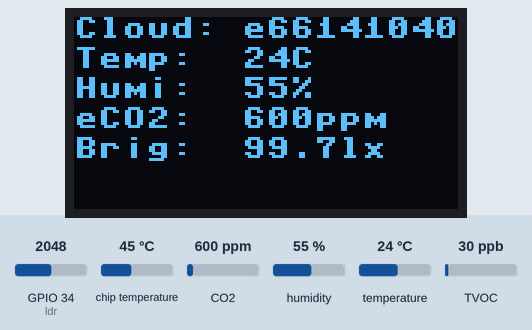
Recording of a program running on a simulated ESP32 board running MicroPython. Shown: 128×64 one-colour display. The inputs (shaded band) are chosen by the test bench; at power-on: humidity 55 %, CO2 600 ppm, GPIO 34 (ldr) = 2048, temperature 24 °C, chip temperature 45 °C, TVOC 30 ppb (analog values on the 0–4095 scale). WiFi joins after 1.5 s; the clock reads 2024-03-15 10:24:30 at power-on unless the program sets it; web requests get an empty 200 reply after 0.4 s; library files of the repository ran but are not shown: ssd1306.py, ccs811.py; what the program prints to the serial console is not drawn.

Above: at 2.8 s.
2.9 s: humidity set to 22 %
At 5.2 s:
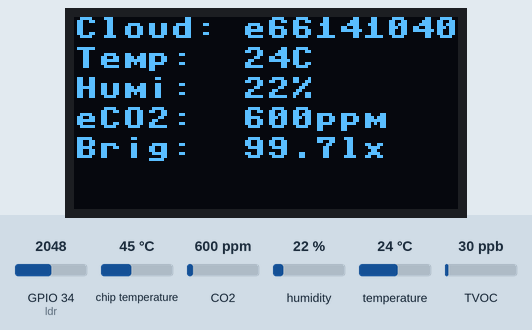
5.7 s: CO2 set to 452 ppm
At 7.4 s:
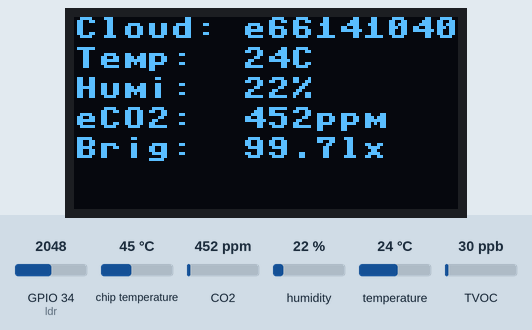
7.8 s: GPIO 34 (ldr) set to 2866
At 9.5 s:
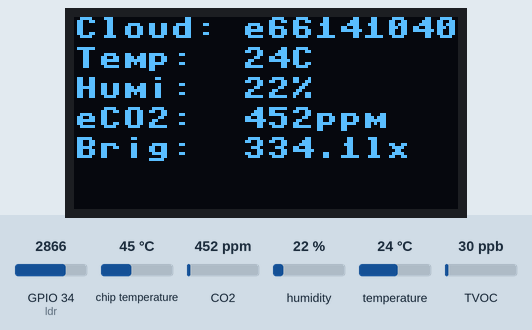
9.8 s: temperature set to 12 °C
At 11.6 s:
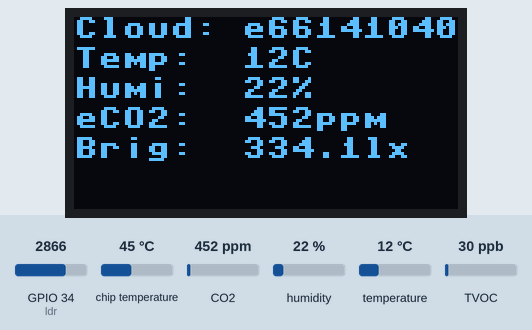
11.9 s: CO2 set to 1050 ppm
At 13.6 s:
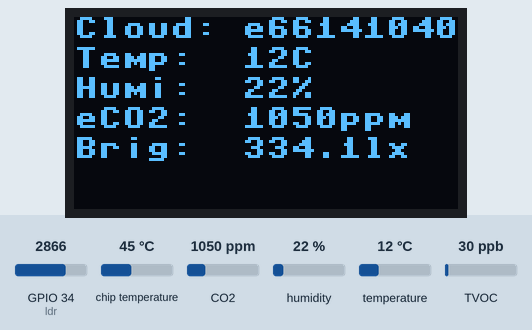
13.9 s: GPIO 34 (ldr) set to 3972
At 15.8 s:
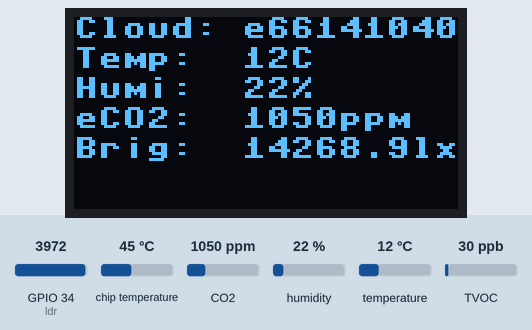
Timing chart, 0 to 17.0 s (numbered marks = the images above; inputs shaded):
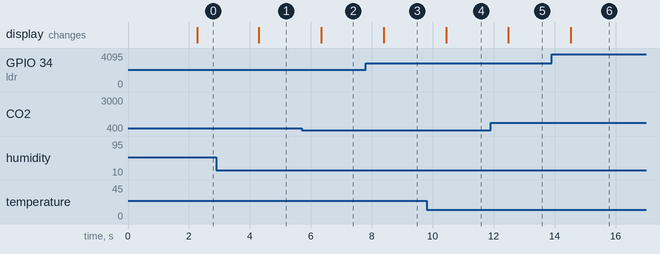

The program:

main.py
```python
import machine
import esp32
import network
import socket
import time
import json
import uasyncio as asyncio
import gc
import urequests as requests
from machine import RTC, Pin, SoftI2C, ADC
import ssd1306
import dht
import math
import ubinascii
from ccs811 import CCS811
import ntptime

# --- KONFIGURATION ---
WIFI_SSID = "esp32_wlan"
WIFI_PWD = "wlanesp32"
SERVER_PORT = 80

# DWEET.ME KONFIGURATION
UNIQUE_ID = ubinascii.hexlify(machine.unique_id()).decode()
THING_NAME = "ESP32_Environment_{}".format(UNIQUE_ID[:12])

# --- RTC initialisieren ---
rtc = machine.RTC()

# --- SENSOREN SETUP ---
dht11 = dht.DHT11(Pin(33, Pin.IN))
ldr = ADC(Pin(34, Pin.IN))
ldr.width(ADC.WIDTH_12BIT)
ldr.atten(ADC.ATTN_11DB)

# I2C & Display
scl_pin = 25
sda_pin = 26
i2c = SoftI2C(scl=Pin(scl_pin), sda=Pin(sda_pin))
oled = ssd1306.SSD1306_I2C(128, 64, i2c)

# CCS811 (CO2)
try:
    sensor = CCS811(i2c)
except Exception as e:
    print("CCS811 nicht gefunden:", e)
    sensor = None

# --- HILFSFUNKTIONEN ---
def urlencode(params):
    parts = []
    for k, v in params.items():
        # Ersetze Leerzeichen durch %20 für die URL-Konformität
        val = str(v).replace(" ", "%20").replace(":", "%3A")
        parts.append("{}={}".format(k, val))
    return "?" + "&".join(parts)

def get_timestamp():
    t = rtc.datetime()
    return "{:04d}.{:02d}.{:02d} {:02d}:{:02d}:{:02d}".format(t[0], t[1], t[2], t[4] + 1, t[5], t[6])

def read_lux(adc_value):
    GAMMA, RL10, R_FIXED, V_REF, ADC_RES = 0.7, 50, 10, 3.3, 4095
    if adc_value <= 0: return 0
    if adc_value >= ADC_RES: adc_value = ADC_RES - 1
    voltage = adc_value / ADC_RES * V_REF
    resistance = R_FIXED * (V_REF / voltage - 1)
    lux = math.pow(RL10 / resistance, 1 / GAMMA) * 10
    return round(lux, 1)

last_valid_co2 = 400

def create_metrics_json():
    global last_valid_co2
    try:
        dht11.measure()
        temp = dht11.temperature()
        humi = dht11.humidity()
        brig = ldr.read()
        if sensor:
            eco2, _ = sensor.read_data()
            if eco2 is None:
                eco2 = last_valid_co2
                print("CCS811 Threshold/Error - Halte letzten Wert:", last_valid_co2)
            if eco2 is not None:
                last_valid_co2 = eco2

    except:
        temp, humi, brig, eco2 = 0, 0, 0, 0

    return {
        "TIMESTAMP": get_timestamp(),
        "ESP_HWID": UNIQUE_ID,
        "ESP_FREQ": machine.freq() // 1000000,
        "ESP_TEMP": round((esp32.raw_temperature() - 32) / 1.8, 1),
        "ENV_TEMP": temp,
        "ENV_HUMI": humi,
        "ENV_CO2P": eco2,
        "ENV_BRIG": read_lux(brig)
    }

def oled_metrics(metrics: dict):
    oled.fill(0)
    oled.text("Cloud: {}".format(THING_NAME[-12:]), 0, 0) # Zeigt Teil der ID
    oled.text("Temp:  {}C".format(metrics["ENV_TEMP"]), 0, 10)
    oled.text("Humi:  {}%".format(metrics["ENV_HUMI"]), 0, 20)
    oled.text("eCO2:  {}ppm".format(metrics["ENV_CO2P"]), 0, 30)
    oled.text("Brig:  {}lx".format(metrics["ENV_BRIG"]), 0, 40)
    oled.show()

def connect_wifi():
    wlan = network.WLAN(network.STA_IF)
    wlan.active(True)
    if not wlan.isconnected():
        print("Verbinde mit WiFi...")
        wlan.connect(WIFI_SSID, WIFI_PWD)
        for _ in range(15):
            if wlan.isconnected(): break
            time.sleep(1)

    if wlan.isconnected():
        ip = wlan.ifconfig()[0]
        print(f"Verbunden! IP: {ip}, DNS: {wlan.ifconfig()[3]}")
        return ip
    return None

def mem_clean():
    if gc.mem_free() < 15000:
            machine.reset()

# --- ASYNC TASKS ---
async def dweet_publisher():
    """Sendet die Sensordaten per GET-Request an die URL-Parameter."""
    # Basis-URL
    base_url = "http://dweet.me:3333/publish/yoink/for/{}".format(THING_NAME)

    while True:
        gc.collect()
        print(gc.mem_free())
        mem_clean()
        try:
            # 1. Daten generieren
            data = create_metrics_json()

            # 2. Daten in URL-Parameter umwandeln (?temp=20&humi=50...)
            params = urlencode(data)
            full_url = base_url + params

            print(f">>> Sende an: {full_url}")

            # 3. WICHTIG: Nutze .get() statt .post()
            res = requests.get(full_url)

            # Debugging
            print(f">>> Status: {res.status_code}")
            print(f">>> Server Antwort: {res.text}")

            res.close()
            print(">>> Daten erfolgreich übertragen!")

        except Exception as e:
            print("Dweet.me Fehler:", e)

        await asyncio.sleep(3)

async def handle_client(reader, writer):
    """Verarbeitet lokale HTTP Anfragen (z.B. für Monitoring im selben WLAN)."""
    try:
        request_line = await reader.readline()
        while await reader.readline() != b"\r\n": pass

        request = request_line.decode().strip()
        if "GET /metrics" in request:
            data = create_metrics_json()
            response = "HTTP/1.1 200 OK\r\nContent-Type: application/json\r\n\r\n" + json.dumps(data)
            writer.write(response.encode())
        else:
            writer.write(b"HTTP/1.1 404 Not Found\r\n\r\n")

        await writer.drain()
        await writer.wait_closed()
    except Exception as e:
        print("Server Fehler:", e)
    finally:
        gc.collect()
        mem_clean()

async def display_updater():
    """Aktualisiert das OLED alle 2 Sekunden."""
    while True:
        data = create_metrics_json()
        oled_metrics(data)
        await asyncio.sleep(2)

async def main():
    ip = connect_wifi()
    if not ip:
        print("Kein WiFi. Neustart in 10s...")
        await asyncio.sleep(10)
        machine.reset()

    ntptime.settime()

    # Lokaler Server & Cloud Tasks
    server = asyncio.start_server(handle_client, "0.0.0.0", SERVER_PORT)

    print("-" * 30)
    print(f"LOKAL:  http://{ip}/metrics")
    print(f"REMOTE: http://dweet.me:3333/publish/yoink/for/{THING_NAME}")
    print("-" * 30)

    await asyncio.gather(
        server,
        display_updater(),
        dweet_publisher()
    )

if __name__ == "__main__":
    try:
        asyncio.run(main())
    except KeyboardInterrupt:
        print("Beendet.")
    except Exception:
        machine.reset()
```

Measured:
- after the input at 2.9 s, the display: changes after 1.4 s (image 1)
- after the input at 5.7 s, the display: changes after 0.64 s (image 2)
- after the input at 7.8 s, the display: changes after 0.59 s (image 3)
- after the input at 9.8 s, the display: changes after 0.64 s (image 4)
- after the input at 11.9 s, the display: changes after 0.59 s (image 5)
- after the input at 13.9 s, the display: changes after 0.64 s (image 6)
